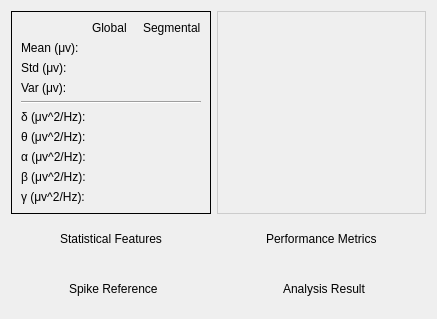
            <widget class="QWidget" name="sd_form">
             <attribute name="title">
              <string>SpiD</string>
             </attribute>
             <layout class="QHBoxLayout" name="horizontalLayout_3">
              <item>
               <layout class="QVBoxLayout" name="verticalLayout_23">
                <item>
                 <layout class="QHBoxLayout" name="horizontalLayout_43">
                  <item>
                   <layout class="QVBoxLayout" name="verticalLayout_24" stretch="1,0">
                    <item>
                     <layout class="QHBoxLayout" name="horizontalLayout_44">
                      <item>
                       <widget class="QFrame" name="frame_3">
                        <property name="styleSheet">
                         <string notr="true"/>
                        </property>
                        <property name="frameShape">
                         <enum>QFrame::Box</enum>
                        </property>
                        <property name="frameShadow">
                         <enum>QFrame::Plain</enum>
                        </property>
                        <layout class="QVBoxLayout" name="verticalLayout_12">
                         <item>
                          <layout class="QGridLayout" name="gridLayout_8">
                           <item row="3" column="0">
                            <widget class="StrongBodyLabel" name="StrongBodyLabel_33">
                             <property name="text">
                              <string>Var (μv):</string>
                             </property>
                            </widget>
                           </item>
                           <item row="8" column="0">
                            <widget class="StrongBodyLabel" name="StrongBodyLabel_37">
                             <property name="text">
                              <string>β (μv^2/Hz):</string>
                             </property>
                            </widget>
                           </item>
                           <item row="0" column="0">
                            <widget class="QLabel" name="label_37">
                             <property name="text">
                              <string/>
                             </property>
                            </widget>
                           </item>
                           <item row="5" column="0">
                            <widget class="StrongBodyLabel" name="StrongBodyLabel_34">
                             <property name="text">
                              <string>δ (μv^2/Hz):</string>
                             </property>
                            </widget>
                           </item>
                           <item row="0" column="2">
                            <widget class="StrongBodyLabel" name="StrongBodyLabel_40">
                             <property name="text">
                              <string>Segmental</string>
                             </property>
                            </widget>
                           </item>
                           <item row="1" column="0">
                            <widget class="StrongBodyLabel" name="StrongBodyLabel_31">
                             <property name="text">
                              <string>Mean (μv):</string>
                             </property>
                            </widget>
                           </item>
                           <item row="0" column="1">
                            <widget class="StrongBodyLabel" name="StrongBodyLabel_39">
                             <property name="text">
                              <string>Global</string>
                             </property>
                            </widget>
                           </item>
                           <item row="3" column="1">
                            <widget class="StrongBodyLabel" name="g_var_2">
                             <property name="text">
                              <string/>
                             </property>
                            </widget>
                           </item>
                           <item row="1" column="2">
                            <widget class="StrongBodyLabel" name="r_mean_2">
                             <property name="text">
                              <string/>
                             </property>
                            </widget>
                           </item>
                           <item row="4" column="0" colspan="3">
                            <widget class="Line" name="line_3">
                             <property name="orientation">
                              <enum>Qt::Horizontal</enum>
                             </property>
                            </widget>
                           </item>
                           <item row="9" column="0">
                            <widget class="StrongBodyLabel" name="StrongBodyLabel_38">
                             <property name="text">
                              <string>γ (μv^2/Hz):</string>
                             </property>
                            </widget>
                           </item>
                           <item row="2" column="0">
                            <widget class="StrongBodyLabel" name="StrongBodyLabel_32">
                             <property name="text">
                              <string>Std (μv):</string>
                             </property>
                            </widget>
                           </item>
                           <item row="2" column="1">
                            <widget class="StrongBodyLabel" name="g_std_2">
                             <property name="text">
                              <string/>
                             </property>
                            </widget>
                           </item>
                           <item row="7" column="0">
                            <widget class="StrongBodyLabel" name="StrongBodyLabel_36">
                             <property name="text">
                              <string>α (μv^2/Hz):</string>
                             </property>
                            </widget>
                           </item>
                           <item row="1" column="1">
                            <widget class="StrongBodyLabel" name="g_mean_2">
                             <property name="text">
                              <string/>
                             </property>
                            </widget>
                           </item>
                           <item row="6" column="0">
                            <widget class="StrongBodyLabel" name="StrongBodyLabel_35">
                             <property name="text">
                              <string>θ (μv^2/Hz):</string>
                             </property>
                            </widget>
                           </item>
                           <item row="2" column="2">
                            <widget class="StrongBodyLabel" name="r_std_2">
                             <property name="text">
                              <string/>
                             </property>
                            </widget>
                           </item>
                           <item row="3" column="2">
                            <widget class="StrongBodyLabel" name="r_var_2">
                             <property name="text">
                              <string/>
                             </property>
                            </widget>
                           </item>
                           <item row="5" column="1">
                            <widget class="StrongBodyLabel" name="g_d_2">
                             <property name="text">
                              <string/>
                             </property>
                            </widget>
                           </item>
                           <item row="6" column="1">
                            <widget class="StrongBodyLabel" name="g_t_2">
                             <property name="text">
                              <string/>
                             </property>
                            </widget>
                           </item>
                           <item row="7" column="1">
                            <widget class="StrongBodyLabel" name="g_a_2">
                             <property name="text">
                              <string/>
                             </property>
                            </widget>
                           </item>
                           <item row="8" column="1">
                            <widget class="StrongBodyLabel" name="g_b_2">
                             <property name="text">
                              <string/>
                             </property>
                            </widget>
                           </item>
                           <item row="9" column="1">
                            <widget class="StrongBodyLabel" name="g_g_2">
                             <property name="text">
                              <string/>
                             </property>
                            </widget>
                           </item>
                           <item row="5" column="2">
                            <widget class="StrongBodyLabel" name="r_d_2">
                             <property name="text">
                              <string/>
                             </property>
                            </widget>
                           </item>
                           <item row="6" column="2">
                            <widget class="StrongBodyLabel" name="r_t_2">
                             <property name="text">
                              <string/>
                             </property>
                            </widget>
                           </item>
                           <item row="7" column="2">
                            <widget class="StrongBodyLabel" name="r_a_2">
                             <property name="text">
                              <string/>
                             </property>
                            </widget>
                           </item>
                           <item row="8" column="2">
                            <widget class="StrongBodyLabel" name="r_b_2">
                             <property name="text">
                              <string/>
                             </property>
                            </widget>
                           </item>
                           <item row="9" column="2">
                            <widget class="StrongBodyLabel" name="r_g_2">
                             <property name="text">
                              <string/>
                             </property>
                            </widget>
                           </item>
                          </layout>
                         </item>
                        </layout>
                       </widget>
                      </item>
                     </layout>
                    </item>
                    <item>
                     <widget class="QWidget" name="widget_14" native="true">
                      <layout class="QHBoxLayout" name="horizontalLayout_45">
                       <item>
                        <spacer name="horizontalSpacer_27">
                         <property name="orientation">
                          <enum>Qt::Horizontal</enum>
                         </property>
                         <property name="sizeHint" stdset="0">
                          <size>
                           <width>40</width>
                           <height>20</height>
                          </size>
                         </property>
                        </spacer>
                       </item>
                       <item>
                        <widget class="SubtitleLabel" name="SubtitleLabel_10">
                         <property name="text">
                          <string>Statistical Features</string>
                         </property>
                        </widget>
                       </item>
                       <item>
                        <spacer name="horizontalSpacer_28">
                         <property name="orientation">
                          <enum>Qt::Horizontal</enum>
                         </property>
                         <property name="sizeHint" stdset="0">
                          <size>
                           <width>40</width>
                           <height>20</height>
                          </size>
                         </property>
                        </spacer>
                       </item>
                      </layout>
                     </widget>
                    </item>
                   </layout>
                  </item>
                  <item>
                   <layout class="QVBoxLayout" name="verticalLayout_25" stretch="1,0">
                    <property name="sizeConstraint">
                     <enum>QLayout::SetDefaultConstraint</enum>
                    </property>
                    <item>
                     <layout class="QHBoxLayout" name="horizontalLayout_46">
                      <property name="sizeConstraint">
                       <enum>QLayout::SetDefaultConstraint</enum>
                      </property>
                      <item>
                       <widget class="QFrame" name="frame_5">
                        <property name="sizePolicy">
                         <sizepolicy hsizetype="Ignored" vsizetype="Ignored">
                          <horstretch>0</horstretch>
                          <verstretch>0</verstretch>
                         </sizepolicy>
                        </property>
                        <property name="styleSheet">
                         <string notr="true">border: 1px solid #cccccc;</string>
                        </property>
                        <property name="frameShape">
                         <enum>QFrame::StyledPanel</enum>
                        </property>
                        <property name="frameShadow">
                         <enum>QFrame::Plain</enum>
                        </property>
                        <layout class="QVBoxLayout" name="verticalLayout_16">
                         <property name="leftMargin">
                          <number>0</number>
                         </property>
                         <property name="topMargin">
                          <number>0</number>
                         </property>
                         <property name="rightMargin">
                          <number>0</number>
                         </property>
                         <property name="bottomMargin">
                          <number>0</number>
                         </property>
                         <item>
                          <layout class="QGridLayout" name="sd_idx_layout">
                           <property name="leftMargin">
                            <number>2</number>
                           </property>
                           <property name="topMargin">
                            <number>2</number>
                           </property>
                           <property name="rightMargin">
                            <number>2</number>
                           </property>
                           <property name="bottomMargin">
                            <number>2</number>
                           </property>
                           <property name="spacing">
                            <number>7</number>
                           </property>
                          </layout>
                         </item>
                        </layout>
                       </widget>
                      </item>
                     </layout>
                    </item>
                    <item>
                     <widget class="QWidget" name="widget_15" native="true">
                      <layout class="QHBoxLayout" name="horizontalLayout_47">
                       <item>
                        <spacer name="horizontalSpacer_29">
                         <property name="orientation">
                          <enum>Qt::Horizontal</enum>
                         </property>
                         <property name="sizeHint" stdset="0">
                          <size>
                           <width>40</width>
                           <height>20</height>
                          </size>
                         </property>
                        </spacer>
                       </item>
                       <item>
                        <widget class="SubtitleLabel" name="SubtitleLabel_11">
                         <property name="text">
                          <string>Performance Metrics</string>
                         </property>
                        </widget>
                       </item>
                       <item>
                        <spacer name="horizontalSpacer_30">
                         <property name="orientation">
                          <enum>Qt::Horizontal</enum>
                         </property>
                         <property name="sizeHint" stdset="0">
                          <size>
                           <width>40</width>
                           <height>20</height>
                          </size>
                         </property>
                        </spacer>
                       </item>
                      </layout>
                     </widget>
                    </item>
                   </layout>
                  </item>
                 </layout>
                </item>
                <item>
                 <layout class="QHBoxLayout" name="horizontalLayout_48" stretch="0,0">
                  <item>
                   <layout class="QVBoxLayout" name="verticalLayout_26" stretch="1,0">
                    <item>
                     <layout class="QHBoxLayout" name="horizontalLayout_49">
                      <item>
                       <widget class="QLabel" name="sd_fam">
                        <property name="sizePolicy">
                         <sizepolicy hsizetype="Ignored" vsizetype="Ignored">
                          <horstretch>0</horstretch>
                          <verstretch>0</verstretch>
                         </sizepolicy>
                        </property>
                        <property name="styleSheet">
                         <string notr="true">border: 1px solid #cccccc;</string>
                        </property>
                        <property name="frameShape">
                         <enum>QFrame::Box</enum>
                        </property>
                        <property name="text">
                         <string/>
                        </property>
                        <property name="scaledContents">
                         <bool>true</bool>
                        </property>
                       </widget>
                      </item>
                     </layout>
                    </item>
                    <item>
                     <widget class="QWidget" name="widget_16" native="true">
                      <layout class="QHBoxLayout" name="horizontalLayout_50">
                       <item>
                        <spacer name="horizontalSpacer_31">
                         <property name="orientation">
                          <enum>Qt::Horizontal</enum>
                         </property>
                         <property name="sizeHint" stdset="0">
                          <size>
                           <width>40</width>
                           <height>20</height>
                          </size>
                         </property>
                        </spacer>
                       </item>
                       <item>
                        <widget class="SubtitleLabel" name="SubtitleLabel_12">
                         <property name="text">
                          <string>Spike Reference</string>
                         </property>
                        </widget>
                       </item>
                       <item>
                        <spacer name="horizontalSpacer_32">
                         <property name="orientation">
                          <enum>Qt::Horizontal</enum>
                         </property>
                         <property name="sizeHint" stdset="0">
                          <size>
                           <width>40</width>
                           <height>20</height>
                          </size>
                         </property>
                        </spacer>
                       </item>
                      </layout>
                     </widget>
                    </item>
                   </layout>
                  </item>
                  <item>
                   <layout class="QVBoxLayout" name="verticalLayout_27" stretch="1,0">
                    <item>
                     <layout class="QHBoxLayout" name="sd_res_layout"/>
                    </item>
                    <item>
                     <widget class="QWidget" name="widget_17" native="true">
                      <layout class="QHBoxLayout" name="horizontalLayout_52">
                       <item>
                        <spacer name="horizontalSpacer_33">
                         <property name="orientation">
                          <enum>Qt::Horizontal</enum>
                         </property>
                         <property name="sizeHint" stdset="0">
                          <size>
                           <width>40</width>
                           <height>20</height>
                          </size>
                         </property>
                        </spacer>
                       </item>
                       <item>
                        <widget class="SubtitleLabel" name="sd_swi">
                         <property name="text">
                          <string>Analysis Result</string>
                         </property>
                        </widget>
                       </item>
                       <item>
                        <spacer name="horizontalSpacer_34">
                         <property name="orientation">
                          <enum>Qt::Horizontal</enum>
                         </property>
                         <property name="sizeHint" stdset="0">
                          <size>
                           <width>40</width>
                           <height>20</height>
                          </size>
                         </property>
                        </spacer>
                       </item>
                      </layout>
                     </widget>
                    </item>
                   </layout>
                  </item>
                 </layout>
                </item>
               </layout>
              </item>
             </layout>
            </widget>
